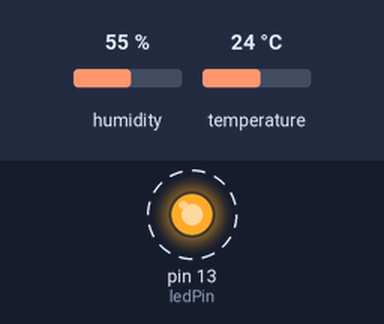
Recording of a sketch running on a simulated Arduino Uno, built with avr-gcc and run on an emulated ATmega328P. Shown: output pins drawn as LEDs (lit = HIGH). Dashed ring = blinking. The inputs (shaded band) are chosen by the test bench; at power-on: humidity 55 %, temperature 24 °C. What the sketch prints to the serial monitor is not drawn.

Above: at 0.2 s.
Timing chart, 0 to 3.0 s (numbered marks = the images above):
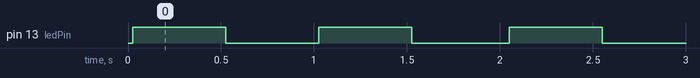

The sketch:

dht_sensor.ino
```cpp
#include <DHT.h>

#define DHTPIN 2
#define DHTTYPE DHT11

int ledPin = 13;

DHT dht(DHTPIN, DHTTYPE);

void setup() {

  Serial.begin(9600);

  dht.begin();

  pinMode(ledPin, OUTPUT);
}

void loop() {

  float temp = dht.readTemperature();
  float hum = dht.readHumidity();

  Serial.print("Temperature: ");
  Serial.print(temp);
  Serial.println(" °C");

  Serial.print("Humidity: ");
  Serial.print(hum);
  Serial.println(" %");

  // LED blinks if temperature is greater than 0°C
  if(temp > 0) {

    digitalWrite(ledPin, HIGH);
    delay(500);

    digitalWrite(ledPin, LOW);
    delay(500);
  }

  else {

    digitalWrite(ledPin, LOW);
  }
}
```

Measured:
- by itself, pin 13 (ledPin): alternates HIGH for 0.50 s and LOW for 0.51 s
